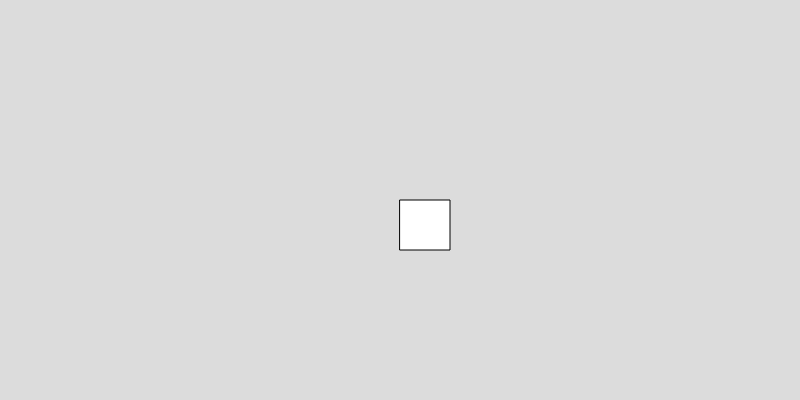
Frame 1 (no input)
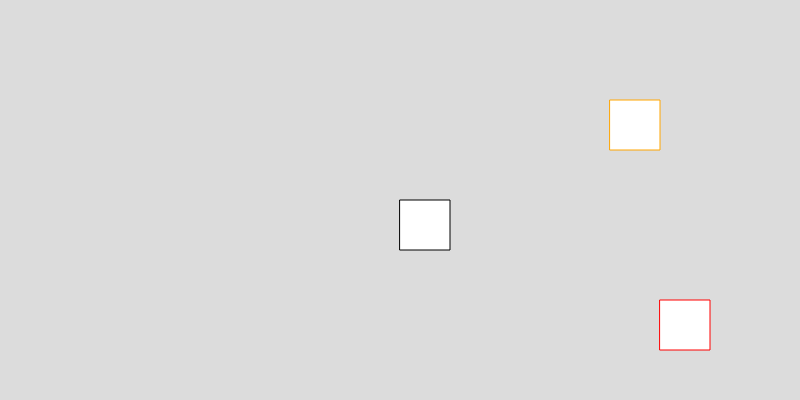
Frame 60 (no input)
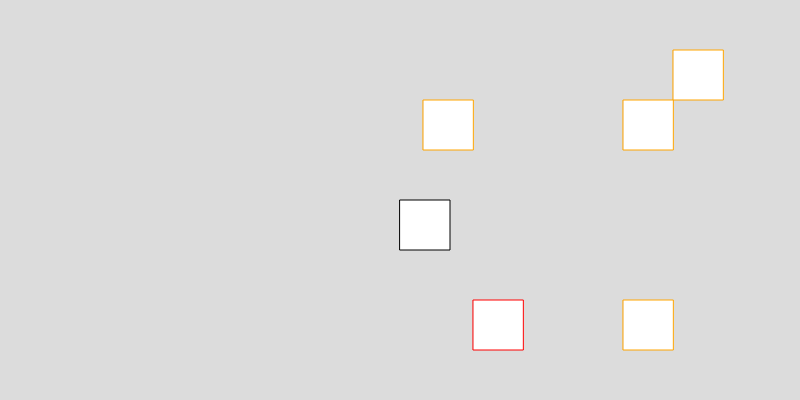
Frame 120 (the mouse pressed at the canvas centre since frame 60)

The p5.js sketch that drew these frames (run headless with seeded random() and noise() and a simulated clock; from frame 60 on, the mouse is pressed at the canvas centre):

// p5.js sketch
// ── sketch.js
// this function is kept in its barebones, for we may wish to expand it with pauses, game menu, whatever else
currentlyPlaying = true;
function currentPlaying() {
  return currentlyPlaying;
}

// the function that will draw the game menu
// it is not actually currently handled in the game code
function startMenu() {}

// the function that will draw the pause menu
function pauseMenu() {
  background(0);
  textSize(32);
  fill('white');
  text('Paused', canvas_x / 2, canvas_y / 2);
}

map_x = 16; // the number of columns
map_y = 8; // the number of rows

canvas_x = 800;
canvas_y = 400; // the dimensions of the game
                // make sure these are divisible by their respective map_x and map_y

sprite_w = canvas_x / map_x;
sprite_h = canvas_y / map_y; // the dimensions of each sprite

function setup() {
  createCanvas(canvas_x, canvas_y);
  console.log("canvas: " + canvas_x + " x " + canvas_y);
  console.log("sprite: " + sprite_w + " x " + sprite_h);
}

// will draw the background of the game
// it should flush the current screen such that we do not have any ghosts
function drawBackground() {
  background(220);
}

// this hash will contain the various obstacles generated, their position, etc
worldMatrix = []

spawn_rate = 0.1; // percentage chance of generating an enemy or obstacle
obstacle_rate = 0.75; // percentage chance of generating an obstacle

// this function will generate the next column of obstacles, enemies, etc and place it in the world matrix
// it will be guaranteed to check against placing two items in the same space
function generateNextColumn() {
  for (let i = 0; i < map_y; i++) {
    spawn = Math.random() <= spawn_rate;
    if (spawn) {
      type = (Math.random() <= obstacle_rate) ? 'obstacle' : 'enemy';
      worldMatrix.push({
        x: map_x,
        y: i,
        type: type
      });
    }
  }
}

// converts a given (x, y) in the map to the graphics
function mapToGraphics(x, y) {
  return [x * sprite_w, y * sprite_h];
}

function drawEntity(entity) {
  // rect(x, y, w, h)
  x_y = mapToGraphics(entity.x, entity.y);
  x = x_y[0]; y = x_y[1];
  
  if (entity.type == 'enemy') {
    stroke('red');
  } else if (entity.type == 'obstacle') {
    stroke('orange');
  } else if (entity.type == 'player') {
    stroke('black');
  }
  
  if (entity.type != "player") { // player does not move
    entity.graphic -= (sprite_w / tick_rate);
  }
    
  rect(entity.graphic, y, sprite_w, sprite_h);
}

player = {
    x: Math.floor(map_x / 2),
    y: Math.floor(map_y / 2), // place the player in roughly the middle, always
  graphic: mapToGraphics(Math.floor(map_x / 2),0)[0],
    type: 'player'
  };

// renders the world matrix using actual assests or colored blocks or whatever
function drawWorld() {
  for (let i = 0; i < worldMatrix.length; i++) {
    drawEntity(worldMatrix[i]);
  }
  
  drawEntity(player);
}

didThePlayerLose = false; // this is a hack but i don't feel like debugging it rn

// handles the various entities, including the player
// moves them forward along in the world
// gravity, etc
// ensures the proper handling of collisions
function doPhysics() {
  for (let i = 0; i < worldMatrix.length; i++) {
    entity = worldMatrix[i];
    entity.x -= 1;
    
    entity.graphic = mapToGraphics(entity.x ,0)[0];
    
    if (entity.x < -5) {
      worldMatrix.splice(i, 1); // removes the entity seamlessly
      console.log("removed entity");
    }
    
    if (entity.x == player.x && entity.y == player.y) {
      didThePlayerLose = true;
    }
  }
}

tick_rate = 15; // the number of ticks before anything updates game-wise, e.g. movement, spawning, etc

current_tick = 0;

// the draw() function is called by p5js once per tick
// it is the game logic loop
function draw() {
  if (didThePlayerLose ){
    background(0);
    textSize(32);
    fill('white');
    text('You lost', canvas_x / 2, canvas_y / 2);
    return;
  }
  
  if (!currentPlaying()) { 
    pauseMenu();
  } else {
    if (current_tick > tick_rate) {
      generateNextColumn();
      doPhysics();
      current_tick = 0;      
    }

    drawBackground();
    drawWorld();

    current_tick += 1; // ticks do not increment when paused
  }
}

function keyPressed() {
  if (key == ' ') {
    currentlyPlaying = !currentlyPlaying; // for now toggles between ticking and not ticking the game
  }
  
  if (key == 's') {
    player.y += 1;
    if (player.y > map_y - 1) player.y = map_y - 1;
  } else if (key == 'w') {
    player.y -= 1;
    if (player.y < 0) player.y = 0;
  }
}
